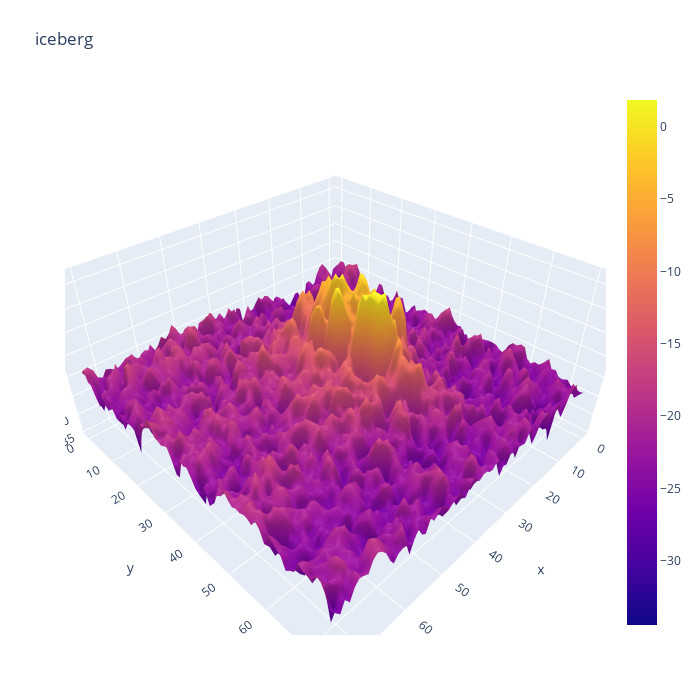

Notebook code for this chart:
### Code cell
#Take a look at a iceberg
import plotly.offline as py
import plotly.graph_objs as go
py.init_notebook_mode(connected=True)

def plotmy3d(c, name):
    data = [
        go.Surface(
            z=c
        )
    ]
    layout = go.Layout(
        title=name,
        autosize=False,
        width=700,
        height=700,
        margin=dict(
            l=65,
            r=50,
            b=65,
            t=90
        )
    )
    fig = go.Figure(data=data, layout=layout)
    
    py.iplot(fig)
    
plotmy3d(X_band_1[12, :, :], 'iceberg')

### Figure 1 — Plotly figure (JSON) as saved in the notebook; plotly's stock layout.template omitted (floating-point values rounded to 4 significant figures; data arrays with more than 128 entries replaced by an {"elided": "..."} marker saying what was removed)
{"data": [{"type": "surface", "z": {"elided": "75x75 float values"}}], "layout": {"autosize": false, "height": 700, "margin": {"b": 65, "l": 65, "r": 50, "t": 90}, "title": {"text": "iceberg"}, "width": 700}}
